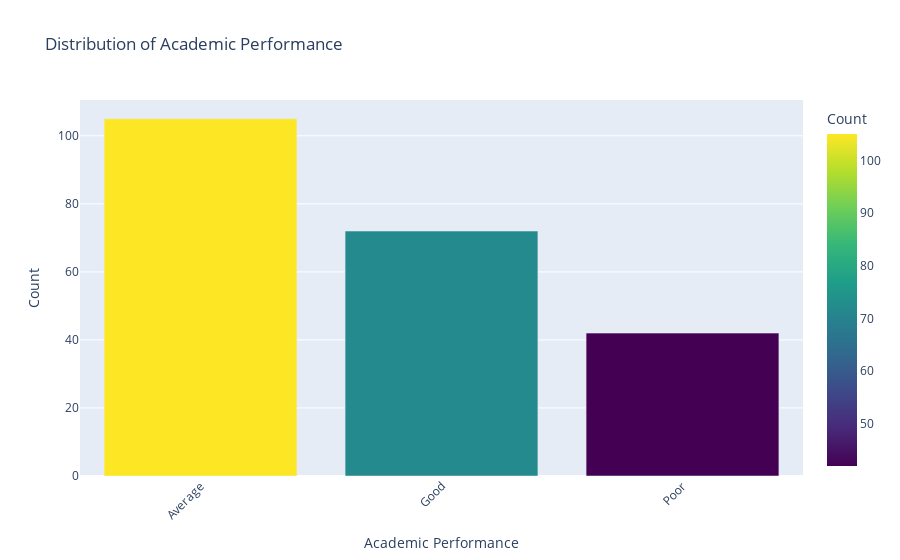

Notebook code cell kept with this figure:
### Markdown cell above
Here Gender class is not equally distributed. The majority of the students are male with 58% and the minority are female with 42%.

### Code cell
#Performance {1:good ,2: average, 3:poor}
performance_counts = df['academic_performance'].value_counts().reset_index()
performance_counts.columns = ['Academic Performance', 'Count']

fig = px.bar(performance_counts, 
              x='Academic Performance', 
              y='Count', 
              title='Distribution of Academic Performance', 
              color='Count', 
              color_continuous_scale='viridis')

fig.update_layout(xaxis_title='Academic Performance', 
                  yaxis_title='Count', 
                  xaxis_tickangle=-45)

fig.show()

### Figure 1 — Plotly figure (JSON) as saved in the notebook; plotly's stock layout.template omitted (floating-point values rounded to 4 significant figures)
{"data": [{"alignmentgroup": "True", "hovertemplate": "Academic Performance=%{x}<br>Count=%{marker.color}<extra></extra>", "legendgroup": "", "marker": {"color": [105, 72, 42], "coloraxis": "coloraxis", "pattern": {"shape": ""}}, "name": "", "offsetgroup": "", "orientation": "v", "showlegend": false, "textposition": "auto", "type": "bar", "x": ["Average", "Good", "Poor"], "xaxis": "x", "y": [105, 72, 42], "yaxis": "y"}], "layout": {"barmode": "relative", "coloraxis": {"colorbar": {"title": {"text": "Count"}}, "colorscale": [[0, "#440154"], [0.1111, "#482878"], [0.2222, "#3e4989"], [0.3333, "#31688e"], [0.4444, "#26828e"], [0.5556, "#1f9e89"], [0.6667, "#35b779"], [0.7778, "#6ece58"], [0.8889, "#b5de2b"], [1, "#fde725"]]}, "legend": {"tracegroupgap": 0}, "title": {"text": "Distribution of Academic Performance"}, "xaxis": {"anchor": "y", "domain": [0, 1], "tickangle": -45, "title": {"text": "Academic Performance"}}, "yaxis": {"anchor": "x", "domain": [0, 1], "title": {"text": "Count"}}}}
